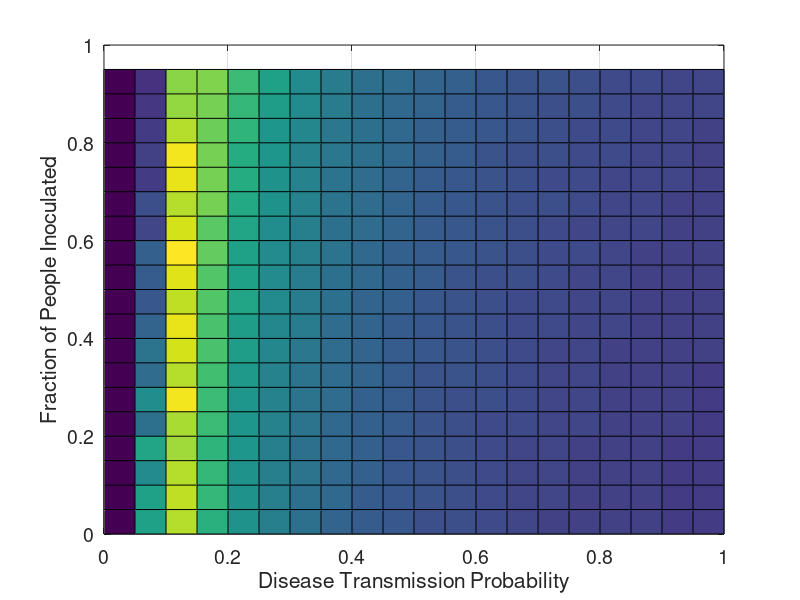
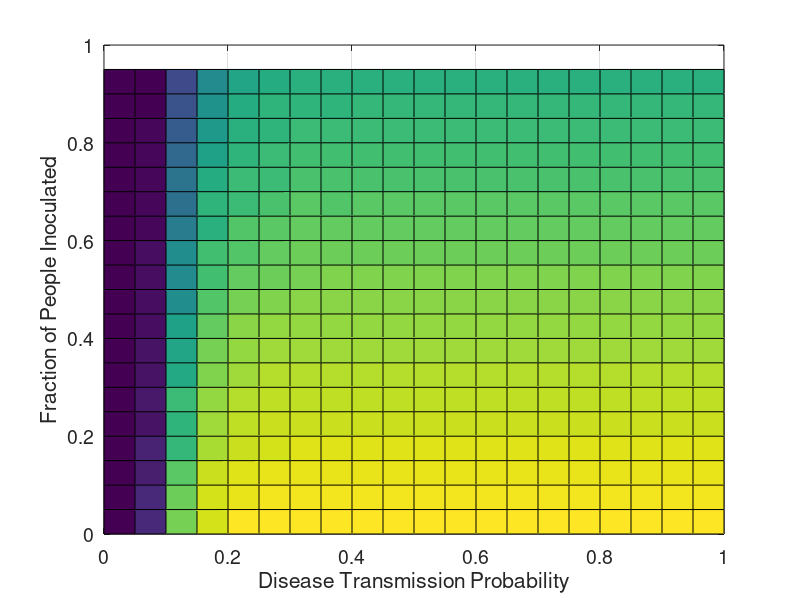
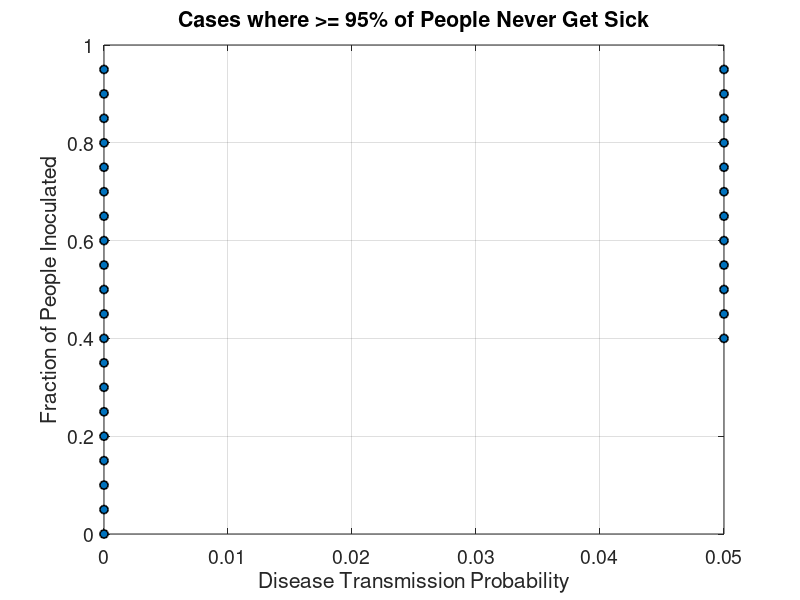
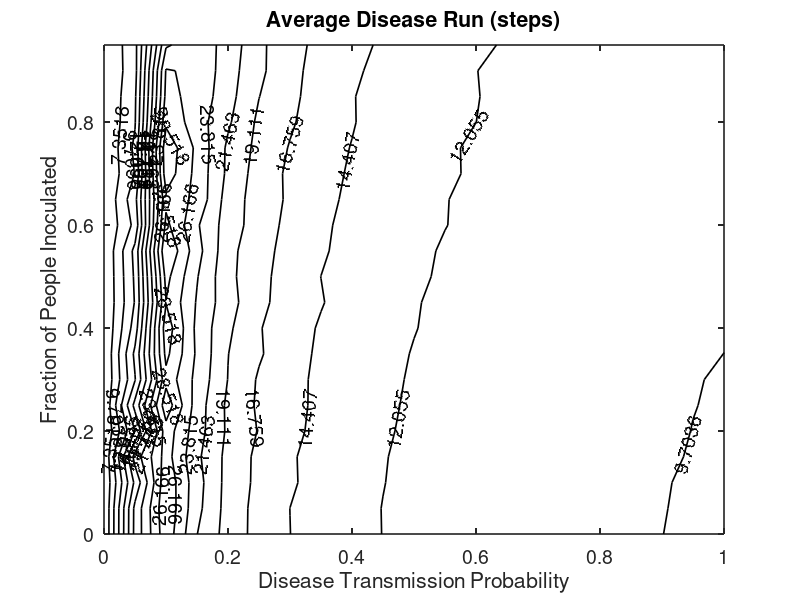

The MATLAB source for these figures, in order:
% This script plots the outcome of disease simulation using the data
% stored in data.txt
clc; clear; close all;
people_num=200; % the number of people in the population, set according to input data
set(0,'defaultfigurecolor',[1 1 1]);
raw_data = importdata('./data_200ppl_0.4vaccine_effectiveness.txt'); % change the input file name to read different files
data = raw_data.data;
x = data(:,1); % disease Transmission probability
y = data(:,2); % Inoculation fraction
z = data(:,3); % Avg disease run
j = data(:,4); % Avg stable ppl after disrease ends
k = data(:,5); % Avg number of people that have been sick in a disease run
xx = reshape(x, 21, 20);
yy = reshape(y, 21, 20);
zz = reshape(z, 21, 20);
jj = reshape(j, 21, 20);
kk = reshape(k, 21, 20);

figure();
surface( xx, yy, zz );
xlabel('Disease Transmission Probability');
ylabel('Fraction of People Inoculated');
zlabel('Average Disease Run (steps)');
set(gca, 'fontsize', 14);
grid on; 
box on;

figure();
surface( xx, yy, kk./people_num );
xlabel('Disease Transmission Probability');
ylabel('Fraction of People Inoculated');
zlabel('Average Fraction of Population Infected by the Disease');
set(gca, 'fontsize', 14);
grid on; 
box on;

figure();
ax = scatter( xx(kk <= people_num * 0.05), yy(kk <= people_num * 0.05), 'filled' );
set(ax, 'linewidth', 1.2, 'markeredgecolor', 'k');
xlabel('Disease Transmission Probability');
ylabel('Fraction of People Inoculated');
title('Cases where >= 95% of People Never Get Sick')
set(gca, 'fontsize', 14);
grid on; 
box on;
% zlabel('');

figure();
[c, h] = contour(xx,yy,zz, 'k', 'linewidth', 1.2);
title('Average Disease Run (steps)');
clabel(c, h, 'fontsize', 14);
xlabel('Disease Transmission Probability');
ylabel('Fraction of People Inoculated');
set(gca, 'linewidth', 1.2, 'fontsize', 14);
box on;

figure();
[c, h] = contour(xx,yy,kk./people_num, 'k', 'linewidth', 1.2);
title('Average Fraction of Population Infected by the Disease');
clabel(c, h, 'fontsize', 14);
xlabel('Disease Transmission Probability');
ylabel('Fraction of People Inoculated');
set(gca, 'linewidth', 1.2, 'fontsize', 14);
box on;

figure();
[c, h] = contour(xx,yy,kk./people_num, [0:0.025:0.05], 'k', 'linewidth', 1.2);
title('Average Fraction of People Infected by the Disease');
clabel(c, h, 'fontsize', 13);
xlabel('Disease Transmission Probability');
ylabel('Fraction of People Inoculated');
set(gca, 'linewidth', 1.2, 'fontsize', 14);
box on;
